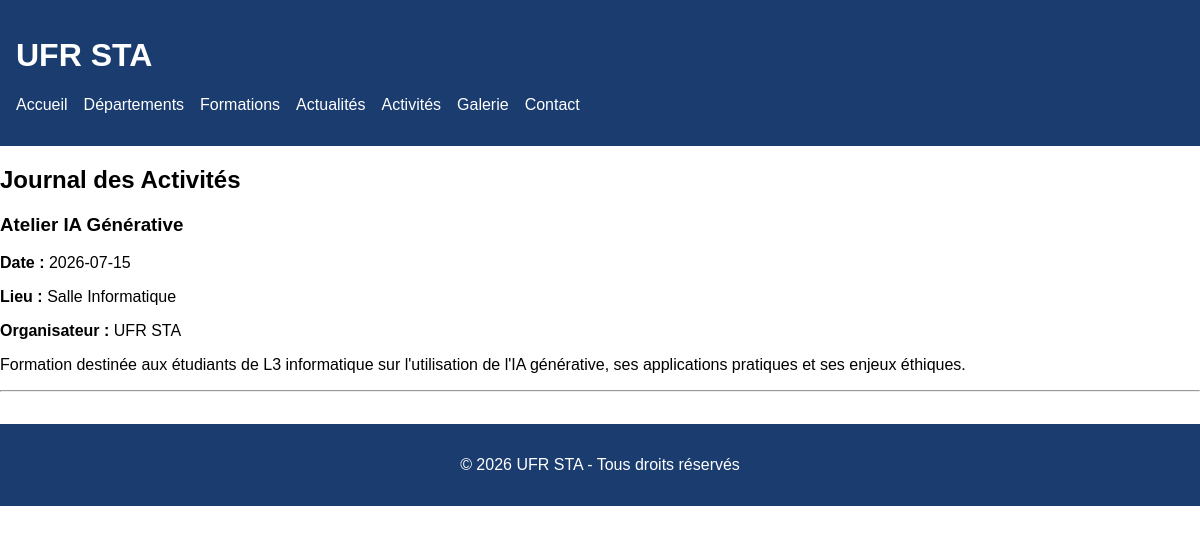
Screenshot of /activites with the database file from the repository.
### app.py (models this page shows)
class Activite(db.Model):
    id = db.Column(db.Integer, primary_key=True)
    titre = db.Column(db.String(200), nullable=False)
    date = db.Column(db.String(50), nullable=False)
    lieu = db.Column(db.String(200), nullable=False)
    organisateur = db.Column(db.String(200), nullable=False)
    description = db.Column(db.Text, nullable=False)
    photos = db.Column(db.String(500), nullable=True)

### app.py (the view)
@app.route('/activites')
def activites():
    toutes_activites = Activite.query.all()
    return render_template('activites.html', activites=toutes_activites)

### templates/activites.html (shortened to what this page needs)
{% extends "base.html" %}
{% block contenu %}
<h2>Journal des Activités</h2>
{% if activites %}
    {% for activite in activites %}
        <div class="activite">
            <h3>{{ activite.titre }}</h3>
            <p><strong>Date :</strong> {{ activite.date }}</p>
            <p><strong>Lieu :</strong> {{ activite.lieu }}</p>
            <p><strong>Organisateur :</strong> {{ activite.organisateur }}</p>
            <p>{{ activite.description }}</p>
        </div>
        <hr>
    {% endfor %}
{% else %}
    <p>Aucune activité pour le moment.</p>
{% endif %}
{% endblock %}

### static/css/style.css (style rules this page uses)
body { font-family: Arial, sans-serif; margin: 0; padding: 0; }

### rows the page displays
Activite: titre "Atelier IA Générative", date "2026-07-15", lieu "Salle Informatique", organisateur "UFR STA", description "Formation destinée aux étudiants de L3 informatique sur l'utilisation de l'IA générative, ses applications pratiques et ses enjeux éthiques."
